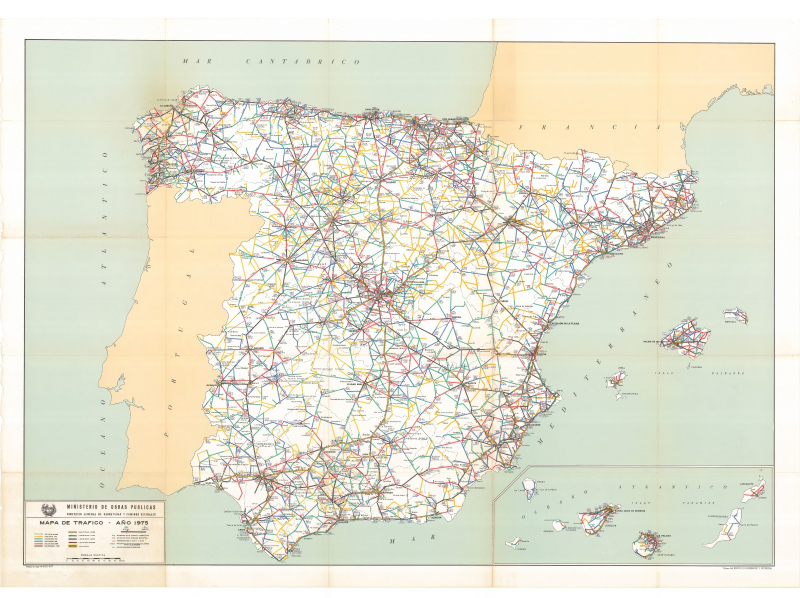
#> input picture spanish map/spanish_map.jpeg, 1600 x 1196 px (shown at 1/2 size)
$ python map_spain.py
#> lines starting #> are read from the running program, lines starting #| are printed output that depends on the picture; after the words box and inside, x2 and y2 are one past the last pixel; in counts of white or black regions, pixels touching at a corner belong together
#%%
from PIL import Image
import numpy as np
import os
from tqdm import tqdm
import matplotlib.pyplot as plt

os.chdir(os.path.dirname(os.path.realpath(__file__)))
#%%

def set_black(r_min, r_max, g_min, g_max, b_min, b_max, img_array, contrast = 0):
    r_min, r_max, g_min, g_max, b_min, b_max = np.array([r_min, r_max, g_min, g_max, b_min, b_max]) + contrast
    h, w, _ = img_array.shape
    for i in tqdm(range(h)):
        for j in range(w):
            if (r_min <= img_array[i,j,0] <= r_max) and (g_min <= img_array[i, j, 1] <= g_max) and (b_min <= img_array[i, j, 2] <= b_max):
                img_array[i,j,:] = 0
    return img_array

def set_bnw(img_array):
    h, w, _ = img_array.shape
    for i in range(h):
        for j in range(w):
            if not img_array[i,j,:].all() ==0:
                img_array[i,j,:] = 255
    return img_array

roads = {
    "pink":(150, 255, 50, 125, 50, 135),
    # "dark red" : (150, 200, 85, 115, 85, 110),
    "yellow" : (200, 255, 180, 220, 70, 130),
    "blue" : (90, 140, 110, 160, 135, 185),
    "green" : (100, 145, 160, 205, 120, 175),
    "grey" : (90, 145, 80, 130, 70, 120)

}


#%%

map = Image.open("spanish_map.jpeg")
#> map is the input picture: PIL image 1600x1196 RGB; mean R, G, B 228.1, 226.8, 210.1
map_array = np.array(map)

# %%
bins = np.array([0., 250.])
digitized = 1 - (np.digitize(map_array, bins =bins ) - 1)
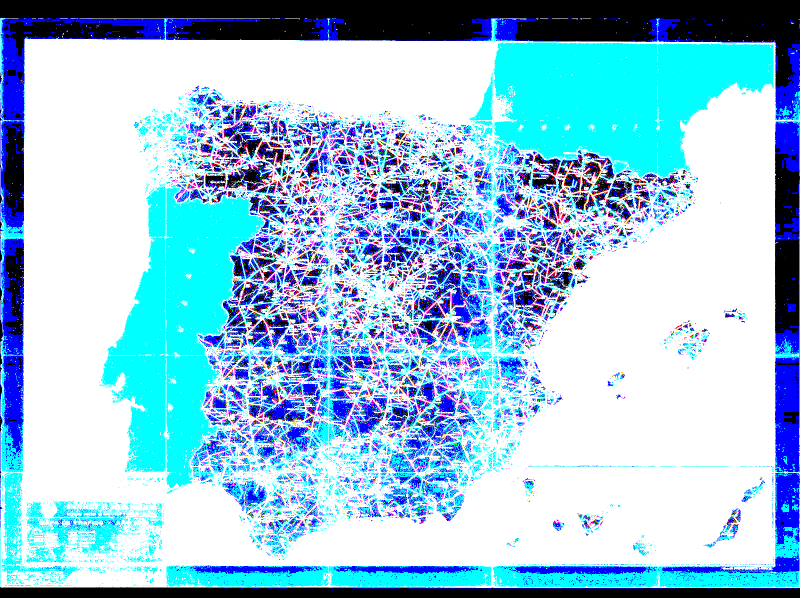
#> digitized: shape (1196, 1600, 3) int64 (shown at 1/2 size); mean R, G, B 0.591, 0.77, 0.87; drawn with 1 as white

# %%
digitized = np.multiply.reduce(digitized, axis=2)
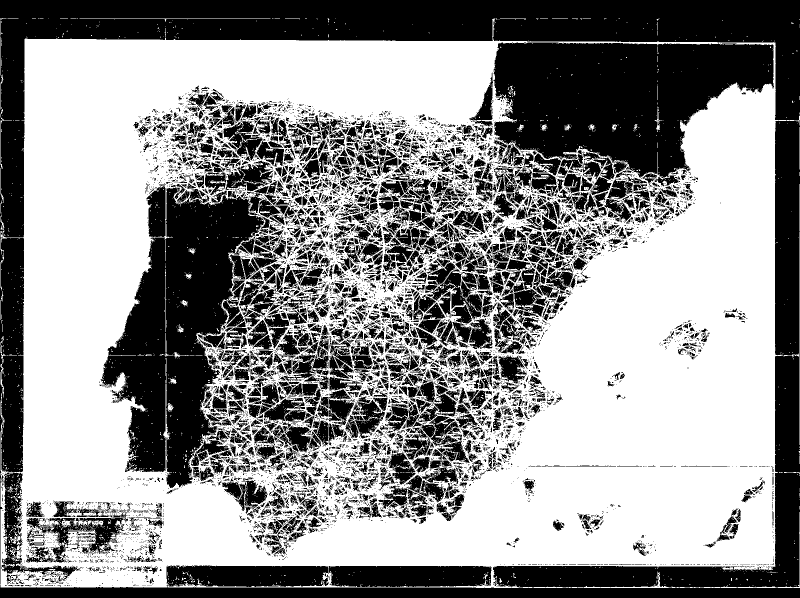
#> digitized: shape (1196, 1600) int64 (shown at 1/2 size); values 0 (black) and 1 (white), 56.8% white; 7981 black regions (6242 under 20 px), largest, box (x1, y1, x2, y2) and area: (0, 0, 1600, 1169) 176226, (987, 85, 1548, 356) 103028, (201, 368, 539, 976) 93518
fig, ax = plt.subplots(figsize=(16,16))
ax.imshow(digitized, cmap="Greys")
# %%
# %%

$ run again, with spanish map/spain_roads_bnw.png saved as spanish map/spanish_map.jpeg
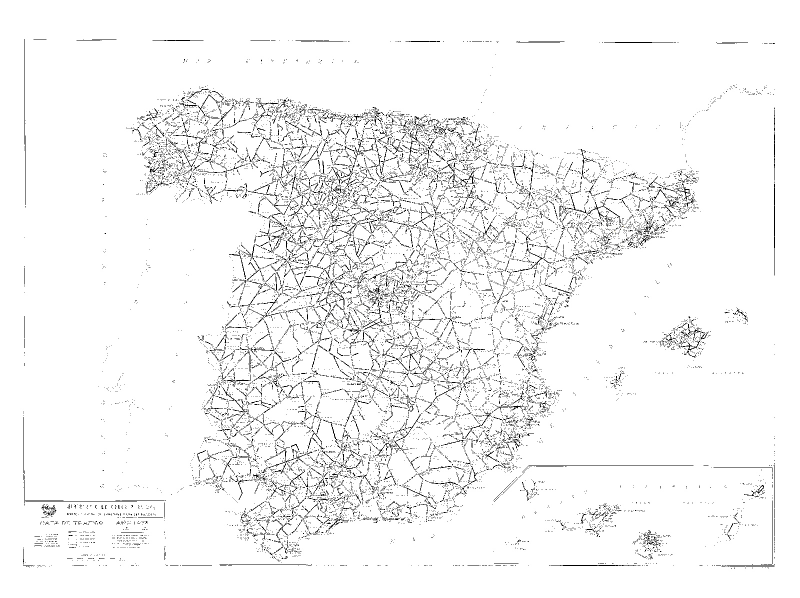
#> input picture spanish map/spain_roads_bnw.png, 1600 x 1196 px (shown at 1/2 size)
#> map is the input picture: PIL image 1600x1196 RGB; mean R, G, B 243.6, 243.6, 243.6
#> `digitized = 1 - (np.digitize(map_array, bins =bins ) - 1)`:
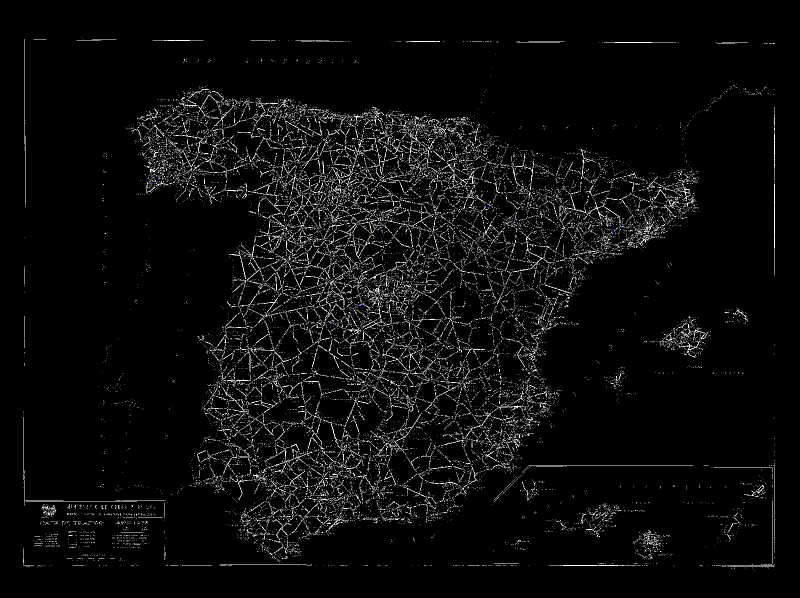
#> digitized: shape (1196, 1600, 3) int64 (shown at 1/2 size); mean R, G, B 0.0447, 0.0447, 0.0447; drawn with 1 as white
#> `digitized = np.multiply.reduce(digitized, axis=2)`:
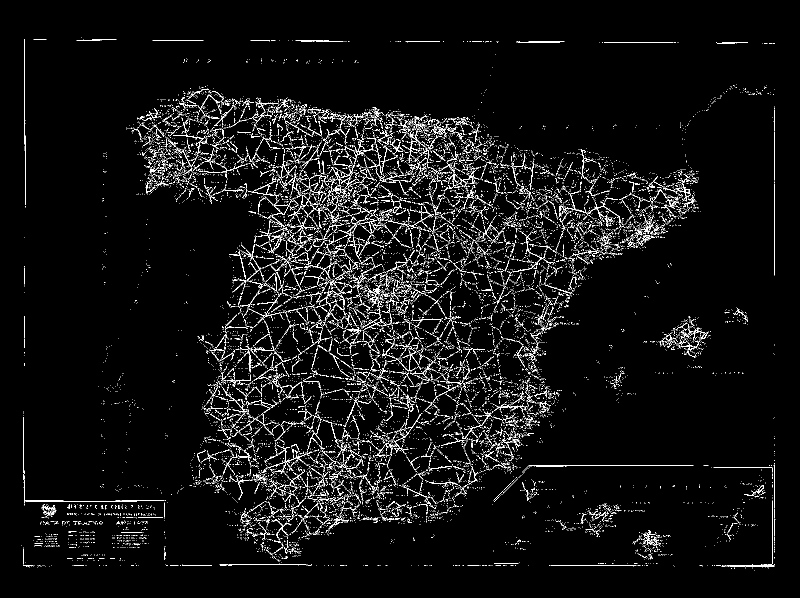
#> digitized: shape (1196, 1600) int64 (shown at 1/2 size); values 0 (black) and 1 (white), 4.5% white in thin lines or dots, all inside (x1, y1, x2, y2) = (42, 75, 1551, 1141)

$ run again, with spanish map/spain_roads_overlay.png saved as spanish map/spanish_map.jpeg
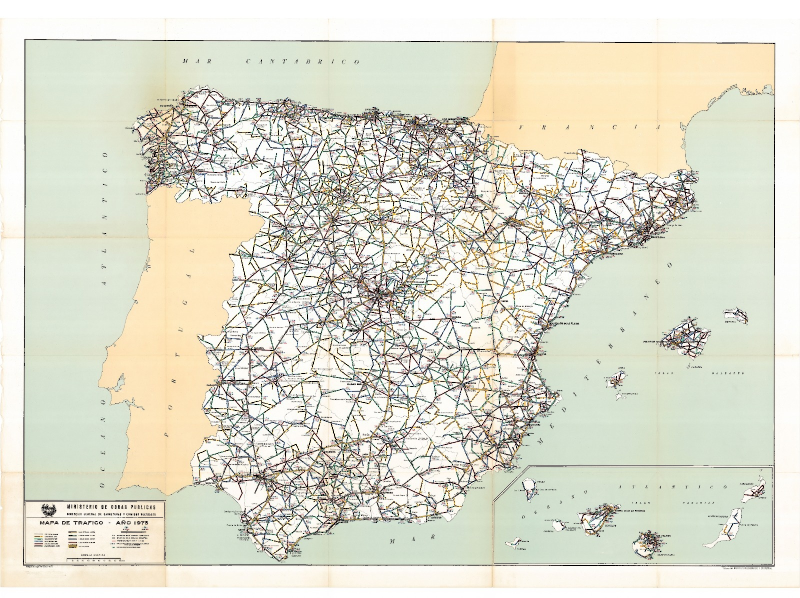
#> input picture spanish map/spain_roads_overlay.png, 1600 x 1196 px (shown at 1/2 size)
#> map is the input picture: PIL image 1600x1196 RGB; mean R, G, B 220.8, 220.2, 204.8
#> `digitized = 1 - (np.digitize(map_array, bins =bins ) - 1)`:
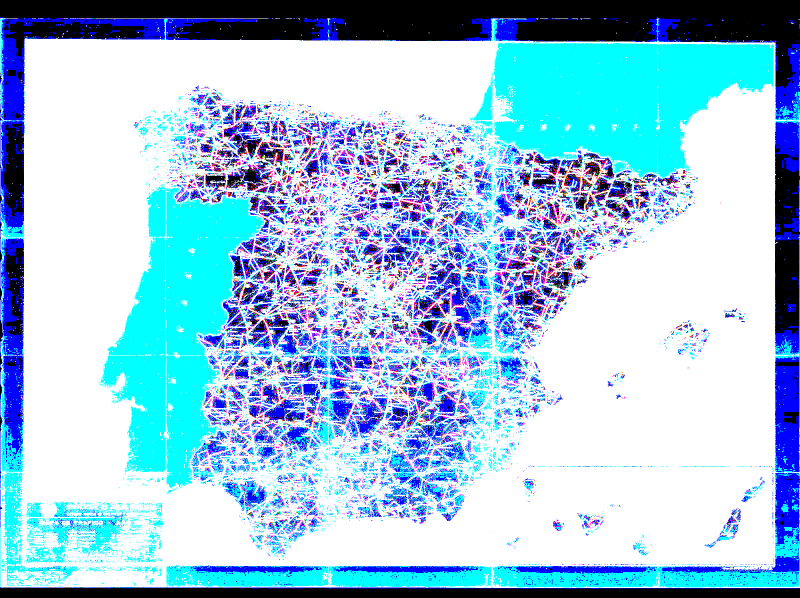
#> digitized: shape (1196, 1600, 3) int64 (shown at 1/2 size); mean R, G, B 0.614, 0.775, 0.878; drawn with 1 as white
#> `digitized = np.multiply.reduce(digitized, axis=2)`:
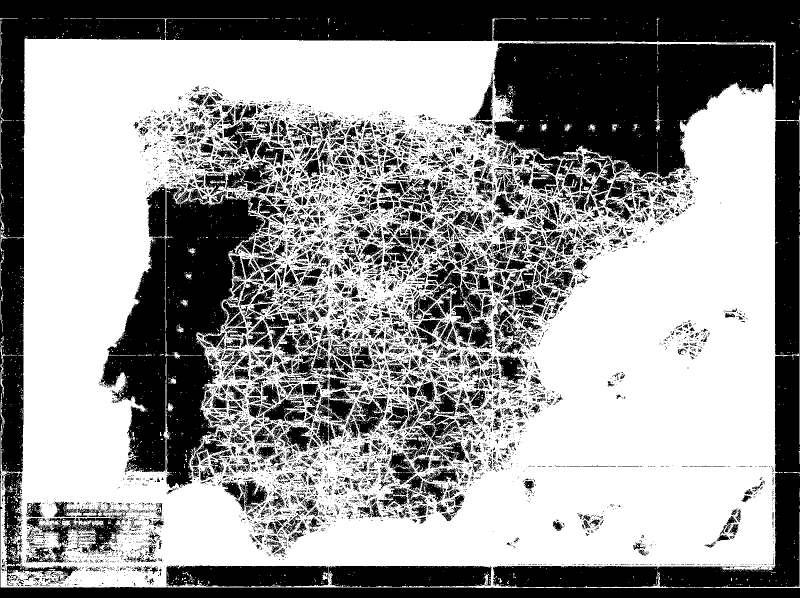
#> digitized: shape (1196, 1600) int64 (shown at 1/2 size); values 0 (black) and 1 (white), 59% white; 8597 black regions (6941 under 20 px), largest, box (x1, y1, x2, y2) and area: (0, 0, 1600, 1196) 208934, (987, 85, 1548, 356) 102392, (201, 368, 539, 976) 92164
